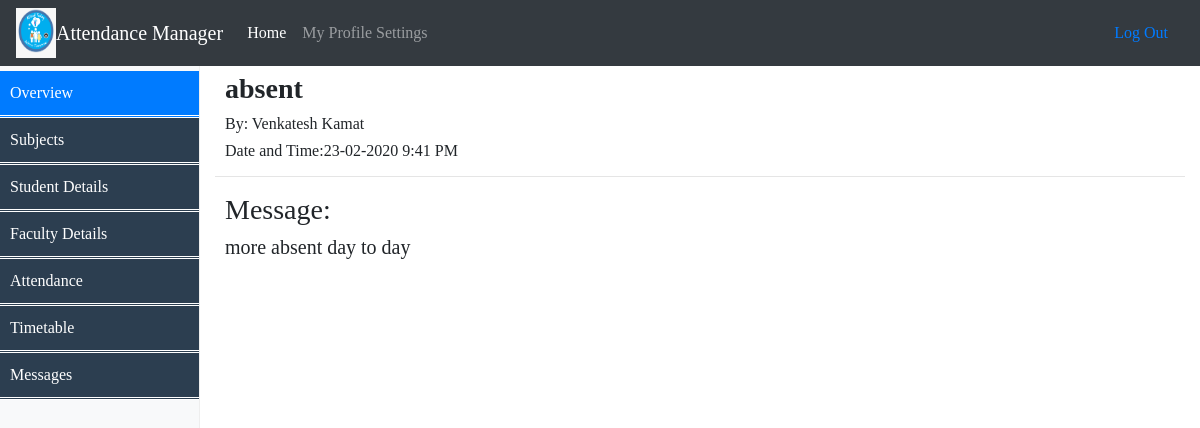
Page /Admin/open_msg.php?SrNo=4 (signed in) on the committed database.
### tables this page shows
CREATE TABLE `notification` (
  `SrNo` int(11) NOT NULL,
  `Sender` varchar(50) NOT NULL,
  `Topic` varchar(50) NOT NULL,
  `Target` varchar(30) NOT NULL,
  `Message` varchar(100) NOT NULL,
  `Date` varchar(30) NOT NULL,
  `Time` varchar(30) NOT NULL
);

### Admin/open_msg.php (the view, shortened to what this page needs)
<!doctype html>
<?php
include('session.php');
?>
<html lang="en">
  <head>
	<link href="Assests/dropdown.css" rel="stylesheet">
	<link href="Assests/menu.css" rel="stylesheet">
    <link href="Assests/css/bootstrap.min.css" rel="stylesheet">
    <link href="Assests/css/dashboard.css" rel="stylesheet">
  </head>
  <body style="font-family:Verdana;font-size:16px;">
    <header>
      <nav class="navbar navbar-expand-md navbar-dark fixed-top bg-dark">
	  	<img src="goa-logo.png" alt="attendance" style="width:40px;height:50px;" align="left">
        <a class="navbar-brand" href="">Attendance Manager</a>
        <div class="collapse navbar-collapse" id="navbarsExampleDefault">
          <ul class="navbar-nav mr-auto">
            <li class="nav-item active">
              <a class="nav-link" href="AdminProfile.php">Home <span class="sr-only">(current)</span></a>
            </li>
            <li class="nav-item">
			  <li class="dropdown">
				<a class="nav-link" href="javascript:void(0)" class="dropbtn">My Profile Settings</a>
			  </li>
            </li>
          </ul>
          <form class="form-inline mt-2 mt-md-0">
			 <a class="nav-link" href="logout.php">Log Out</a>
          </form>
        </div>
      </nav>
    </header>
<div class="container-fluid">
      <div class="row">
        <nav class="col-sm-3 col-md-2 d-none d-sm-block bg-light sidebar">
			<ul class="mainmenu nav nav-pills flex-column">
				<li class="nav-item">
					  <a class="nav-link active" href="#">Overview <span class="sr-only">(current)</span></a>
				 </li>
				<li class="nav-item"><a class="nav-link"href="AddSubjects.php">Subjects</a></li>
				<li class="nav-item"><a class="nav-link"href="studIndex.php">Student Details</a></li>
				<li class="nav-item"><a class="nav-link"href="facIndex.php">Faculty Details</a></li>
				<li class="nav-item"><a class="nav-link"href="">Attendance</a>
				</li>
				<li class="nav-item"><a class="nav-link"href="">Timetable</a>
				</li>
				<li><a href="notify.php">Messages</a></li>
			</ul>
        </nav>
        <main role="main" class="col-sm-9 ml-sm-auto col-md-10 pt-3">
<?php
$SrNo = $_GET['SrNo'];
$get_msg="select * from notification where SrNo='$SrNo'";
$res_msg=mysqli_query($connection,$get_msg);
$row_msg = mysqli_fetch_assoc($res_msg);
$Message=$row_msg['Message'];
$Topic=$row_msg['Topic'];
$Date=$row_msg['Date'];
$Time=$row_msg['Time'];
$Sender=$row_msg['Sender'];
echo "<div style=''>";
echo "<div style=''>";
echo "<h3 style='margin-left:10px;'><b>$Topic</b></h3>";
echo "<h6 style='margin-left:10px;'>By: $Sender</h6>";
echo "<h6 style='margin-left:10px;'>Date and Time:$Date $Time</h6>";
echo "<hr>";
echo "</div>";
echo "<h3 style='margin-left:10px;'>Message:</h3>";
echo "<h5 style='margin-left:10px;'>$Message</h5>";
echo "<br><br><br>";
echo "</div>";
?>

### Admin/Assests/menu.css (style rules this page uses)
.mainmenu, .submenu { list-style-type: circle; padding: 0; margin: 0; }
.mainmenu a { display: block; background-color: #2c3e50; text-decoration: none; padding: 10px; color: white; border-bottom: double; }

### Admin/Assests/css/dashboard.css (style rules this page uses)
body { padding-top: 3.5rem; }
.sidebar { position: fixed; top: 51px; bottom: 0; left: 0; z-index: 1000; padding: 20px 0; overflow-x: hidden; overflow-y: auto; border-right: 1px solid #eee; }
.sidebar .nav { margin-bottom: 20px; }
.sidebar .nav-item { width: 100%; }
.sidebar .nav-item + .nav-item { margin-left: 0; }
.sidebar .nav-link { border-radius: 0; }

### rows in the picture
notification: Topic "absent", Sender "Venkatesh Kamat", Date "23-02-2020", Time "9:41 PM", Message "more absent day to day"
